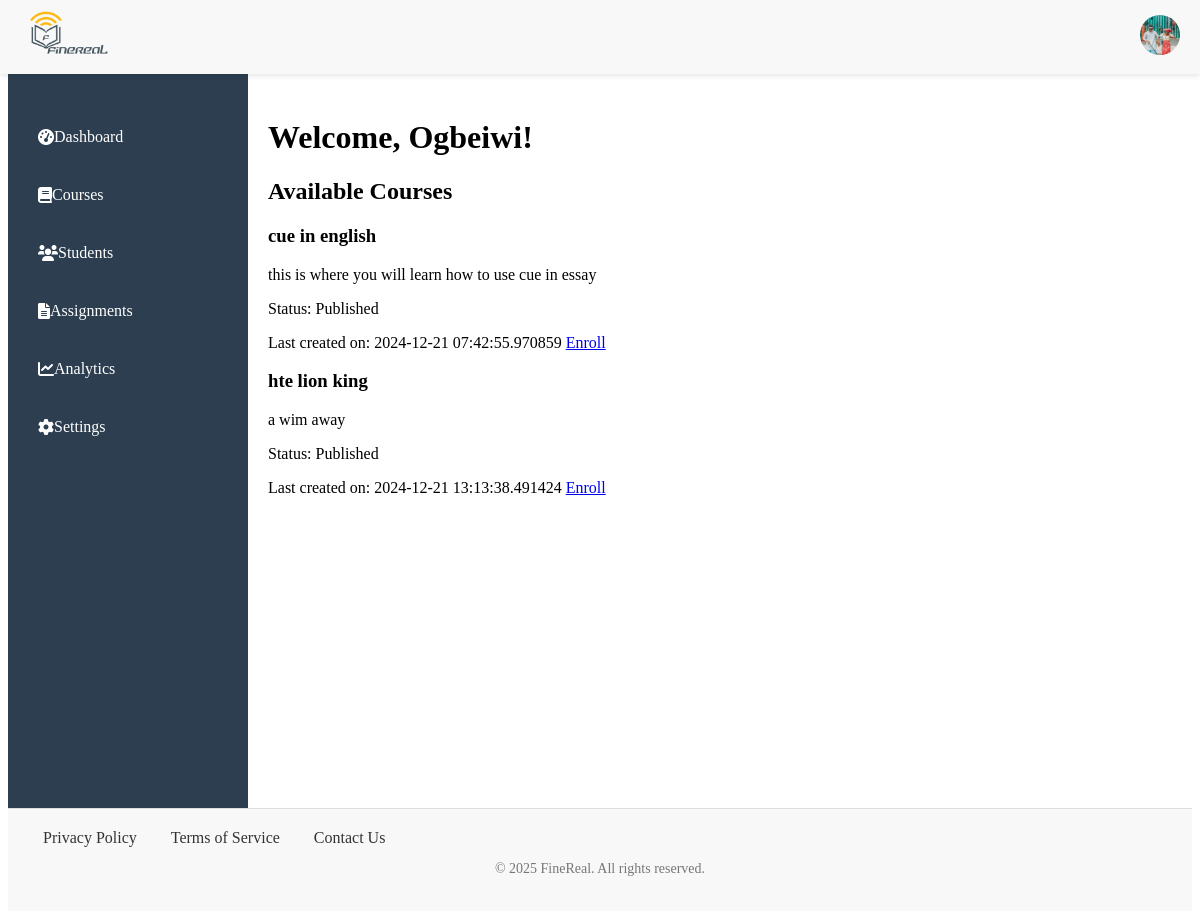
Before: /dashboard/student (signed in) with the older database file.
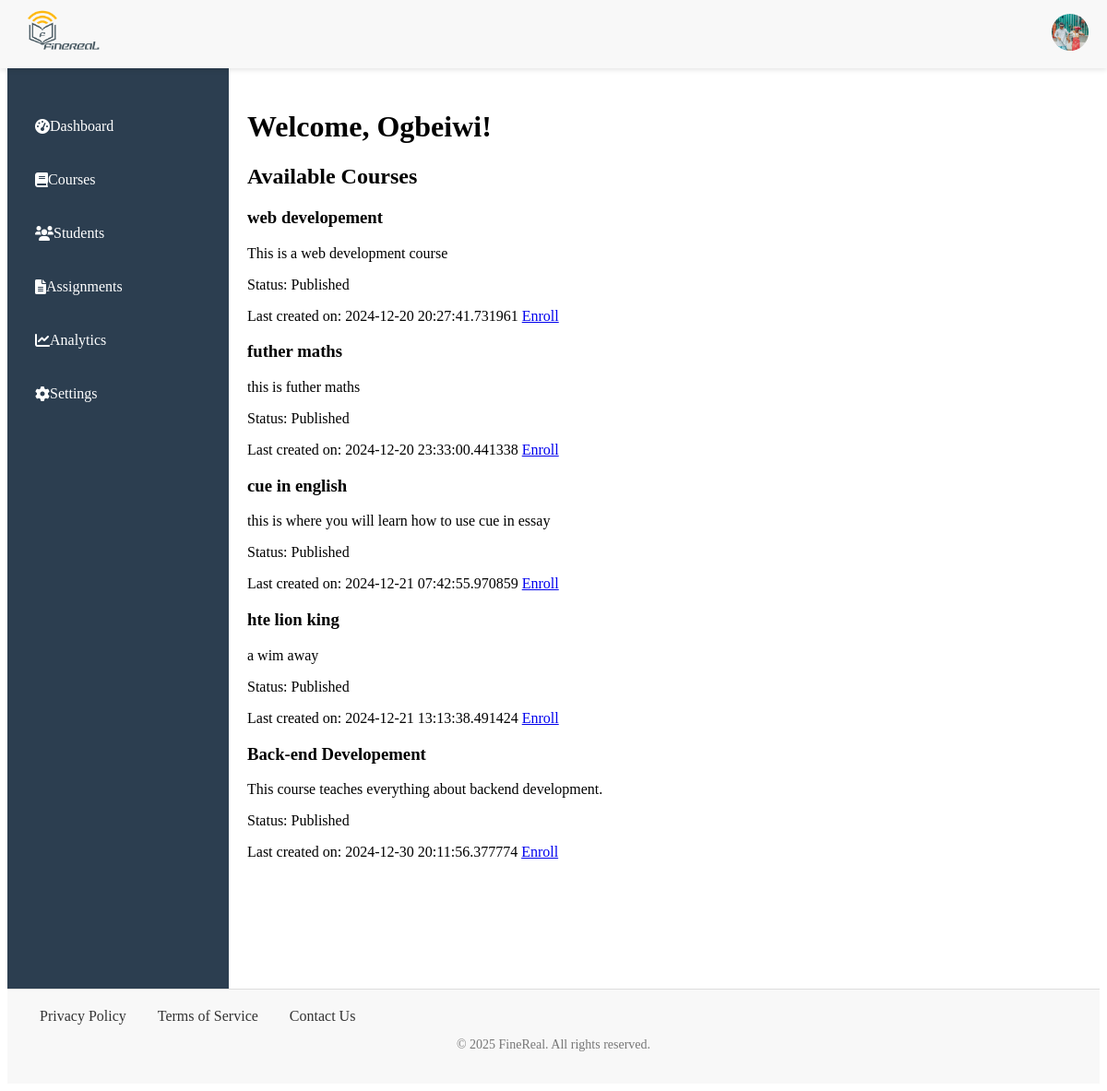
After: the same page with the newer database file.
### app/models/course.py (models this page shows)
class Courses(BaseModel, db.Model):
    __tablename__ = 'courses'
    title = db.Column(db.String(255), nullable=False)
    description = db.Column(db.Text, nullable=False)
    category = db.Column(db.String(60))
    difficulty = db.Column(db.String(60), default="Beginner")
    prerequisite = db.Column(db.Text)
    status = db.Column(db.String(60))
    teacher_id = db.Column(db.Integer, db.ForeignKey('users.id'), nullable=False)
    modules = db.relationship('Modules', backref='courses', lazy=True, overlaps="modules_list")
    enrolled_students = db.relationship('Enrollments', backref='courses', lazy=True)

### app/routes/dashboard.py (the view)
@app.route('/dashboard/student')
@login_required
def student_dashboard():
    p_courses = index_course()
    return render_template('sdashboard.html', user=current_user, p_courses= p_courses)

### app/models/user.py (called while the page is built)
@login_manager.user_loader
def load_user(user_id):
    return User.query.get(user_id)# PendingUser class and other functions...

### app/utils/course.py (called while the page is built)
def index_course():
    courses = Courses.query.filter_by(status="Published").all()
    return courses

### app/templates/sdashboard.html
{% extends 'base.html' %}
{% block content %}
<div class="heading">
    <h1>Welcome, {{ user.last_name }}!</h1>
</div>
<section class="courses">
    <div>
        <h1>Available Courses</h1>
        <div class="published-grid">
            {% if p_courses %}
                {% for course in p_courses %}
                <div class="course-card">
                    <h3>{{ course.title }}</h3>
                    <p>{{ course.description }}</p>
                    <p>Status: {{course.status}}</p>
                    <div class="course-card-footer">
                        <span>Last created on: {{ course.created_at }}</span>
                        <a href="#"> Enroll </a>
                    </div>
                </div>
                {% endfor %}
            {% else %}
                <p>There are no available courses.</p>
            {% endif %}
        </div>
    </div>
</section>
{% endblock %}

Changed rows visible on the page:
now on this page (row edited): Courses: title "web developement", description "This is a web development course", status "Published", created_at "2024-12-20 20:27:41.731961"
now on this page (row edited): Courses: title "futher maths", description "this is futher maths", status "Published", created_at "2024-12-20 23:33:00.441338"
added Courses: title "Back-end Developement", description "This course teaches everything about backend development.", status "Published", created_at "2024-12-30 20:11:56.377774"
